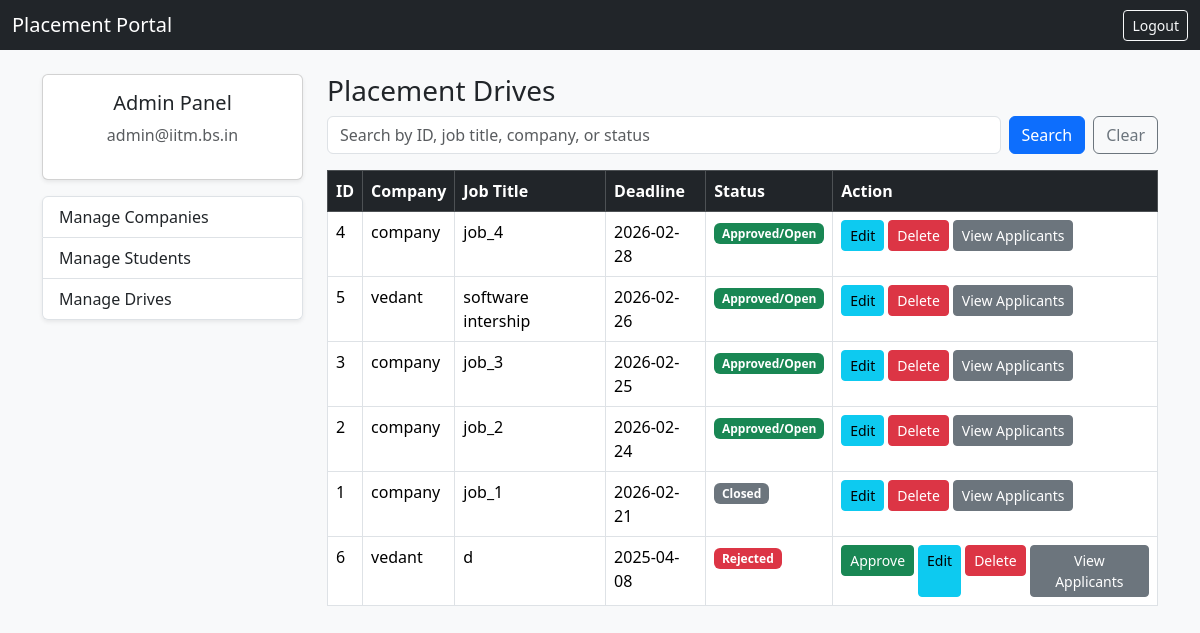
Screenshot of /admin/drives (signed in) with the database file from the repository.
### dp.py (models this page shows)
class User(UserMixin, db.Model):
    __tablename__ = "users"
    id = db.Column(db.Integer, primary_key=True)
    email = db.Column(db.String(120), unique=True, nullable=False)
    password = db.Column(db.String(200), nullable=False)
    role = db.Column(db.String(20), nullable=False)
    student_profile = db.relationship(
        "Student", backref="user"
    )
    company_profile = db.relationship(
        "Company", backref="user"
    )

class PlacementDrive(db.Model):
    __tablename__ = "placement_drives"
    id = db.Column(db.Integer, primary_key=True)
    company_id = db.Column(
        db.Integer, db.ForeignKey("companies.id"), nullable=False
    )
    job_title = db.Column(db.String(150), nullable=False)
    job_description = db.Column(db.String(2000))
    eligibility = db.Column(db.String(2000))
    deadline = db.Column(db.Date)
    status = db.Column(db.String(20), default="Pending")
    company = db.relationship("Company", backref="drives")
    applications = db.relationship("Application", backref="drive", cascade="all, delete" )

class Company(db.Model):
    __tablename__ = "companies"
    id = db.Column(db.Integer, primary_key=True)
    user_id = db.Column(
        db.Integer, db.ForeignKey("users.id"), nullable=False
    )
    company_name = db.Column(db.String(150), nullable=False)
    hr_contact = db.Column(db.String(100))
    website = db.Column(db.String(150))
    status = db.Column(db.String(20), default="Pending")
    blacklisted = db.Column(db.Boolean, default=False)

### app.py (the view, shortened to what this page needs)
@app.route("/admin/drives")
@login_required
def admin_drives():
    if current_user.role != "admin":
        abort(403)
    search_query = request.args.get("q", "").strip()
    query = PlacementDrive.query.join(Company, PlacementDrive.company_id == Company.id)
    drives = query.order_by(PlacementDrive.deadline.desc()).all()
    update_status_for_drives(drives)
    drives = query.order_by(PlacementDrive.deadline.desc()).all()
    return render_template(
        "admin_drive.html",
        drives=drives,
        search_query=search_query
    )

### app.py (called while the page is built)
@login_manager.user_loader
def load_user(user_id):
    return User.query.get(int(user_id))

def update_status_for_drives(drives):
    today = datetime.today().date()
    for drive in drives:
        if drive.status == "Open" and drive.deadline < today:
            drive.status = "Closed"
        if drive.status == "Closed" and drive.deadline > today:
            drive.status = "Open"
    db.session.commit()

### templates/admin_drive.html (shortened to what this page needs)
{% extends "admin.html" %}
{% block admin_content %}
<h3>Placement Drives</h3>
<form method="GET" action="/admin/drives" class="d-flex gap-2 mb-3">
    <input
        type="text"
        name="q"
        value="{{ search_query if search_query else '' }}"
        class="form-control"
        placeholder="Search by ID, job title, company, or status">
    <button class="btn btn-primary" type="submit">Search</button>
    <a href="/admin/drives" class="btn btn-outline-secondary">Clear</a>
</form>
<table class="table table-bordered">
    <thead class="table-dark">
        <tr>
            <th>ID</th>
            <th>Company</th>
            <th>Job Title</th>
            <th>Deadline</th>
            <th>Status</th>
            <th>Action</th>
        </tr>
    </thead>
    <tbody>
        {% for drive in drives %}
        <tr>
            <td>{{ drive.id }}</td>
            <td>{{ drive.company.company_name }}</td>
            <td>{{ drive.job_title }}</td>
            <td>{{ drive.deadline }}</td>
            <td>
                {% if drive.status == "Pending" %}
                <span class="badge bg-warning">Pending</span>
                {% elif drive.status == "Open" %}
                <span class="badge bg-success">Approved/Open</span>
                {% elif drive.status == "Closed" %}
                <span class="badge bg-secondary">Closed</span>
                {% elif drive.status == "Rejected" %}
                <span class="badge bg-danger">Rejected</span>
                {% endif %}
            </td>
            <td>
                <div class="d-flex flex-row gap-1">
                {% if drive.status == "Pending" %}
                <form method="POST" action="/admin/drives/approve/{{ drive.id }}">
                    <button class="btn btn-sm btn-success">Approve</button>
                </form>
                <form method="POST" action="/admin/drives/reject/{{ drive.id }}">
                    <button class="btn btn-sm btn-outline-danger">Reject</button>
                </form>
                {% elif drive.status == "Rejected" %}
                <form method="POST" action="/admin/drives/approve/{{ drive.id }}">
                    <button class="btn btn-sm btn-success">Approve</button>
                </form>
                {% endif %}
                <a href="/admin/drives/edit/{{ drive.id }}" class="btn btn-sm btn-info">Edit</a>
                <form method="POST" action="/admin/drives/delete/{{ drive.id }}">
                    <button class="btn btn-sm btn-danger" onclick="return confirm('Delete this drive and all its applications?');">
                        Delete
                    </button>
                </form>
                <a href="/admin/drives/{{ drive.id }}/applications" class="btn btn-sm btn-secondary">
                    View Applicants
                </a>
                </div>
            </td>
        </tr>
        {% else %}
        <tr>
            <td colspan="6" class="text-center">No drives found</td>
        </tr>
        {% endfor %}
    </tbody>
</table>
{% endblock %}

### templates/admin.html (shortened to what this page needs)
{% extends "index.html" %}
{% block content %}
<div class="row">
    <div class="col-md-3">
        <div class="card shadow-sm mb-3">
            <div class="card-body text-center">
                <h5 class="card-title">Admin Panel</h5>
                <p class="text-muted">
                    {{ current_user.email }}
                </p>
            </div>
        </div>
        <div class="list-group shadow-sm">
            <a href="/admin/companies" class="list-group-item list-group-item-action">
                Manage Companies
            </a>
            <a href="/admin/students" class="list-group-item list-group-item-action">
                Manage Students
            </a>
            <a href="/admin/drives" class="list-group-item list-group-item-action">
                Manage Drives
            </a>
        </div>
    </div>
    <div class="col-md-9">
        {% block admin_content %}{% endblock %}
    </div>
</div>
{% endblock %}

### rows the page displays
User: email "admin@iitm.bs.in"
PlacementDrive: id "4", company.company_name "company", job_title "job_4", deadline "2026-02-28", status "Approved/Open"
PlacementDrive: id "5", company.company_name "vedant", job_title "software intership", deadline "2026-02-26", status "Approved/Open"
PlacementDrive: id "3", company.company_name "company", job_title "job_3", deadline "2026-02-25", status "Approved/Open"
PlacementDrive: id "2", company.company_name "company", job_title "job_2", deadline "2026-02-24", status "Approved/Open"
PlacementDrive: id "1", company.company_name "company", job_title "job_1", deadline "2026-02-21", status "Closed"
PlacementDrive: id "6", company.company_name "vedant", job_title "d", deadline "2025-04-08", status "Rejected"
